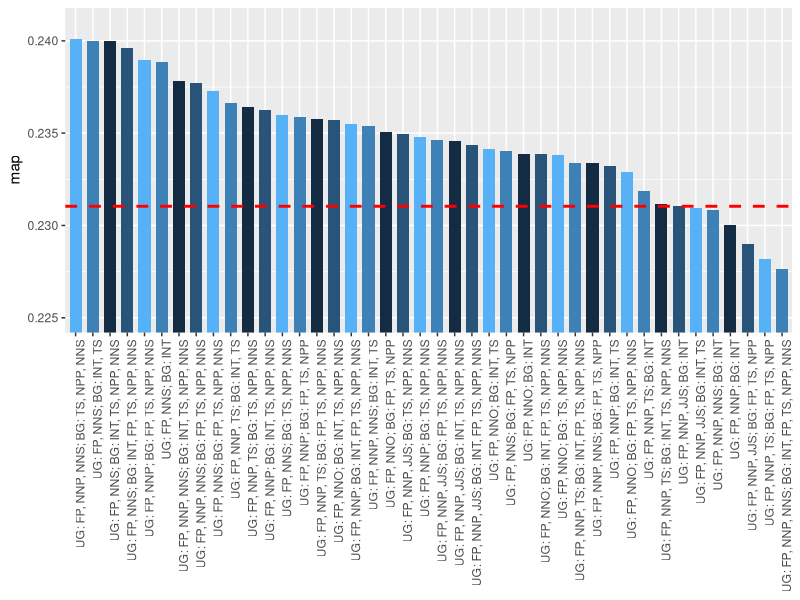

R code for this plot:
library(ggplot2)
library(dplyr)

combos <- c(
  "UG: FP, NNO; BG: TS, NPP, NNS",
  "UG: FP, NNO; BG: INT",
  "UG: FP, NNO; BG: INT, TS",
  "UG: FP, NNO; BG: INT, TS, NPP, NNS",
  "UG: FP, NNO; BG: INT, FP, TS, NPP, NNS",
  "UG: FP, NNO; BG: FP, TS, NPP",
  "UG: FP, NNO; BG: FP, TS, NPP, NNS",
  "UG: FP, NNP, TS; BG: TS, NPP, NNS",
  "UG: FP, NNP, TS; BG: INT",
  "UG: FP, NNP, TS; BG: INT, TS",
  "UG: FP, NNP, TS; BG: INT, TS, NPP, NNS",
  "UG: FP, NNP, TS; BG: INT, FP, TS, NPP, NNS",
  "UG: FP, NNP, TS; BG: FP, TS, NPP",
  "UG: FP, NNP, TS; BG: FP, TS, NPP, NNS",
  "UG: FP, NNP; BG: TS, NPP, NNS",
  "UG: FP, NNP; BG: INT",
  "UG: FP, NNP; BG: INT, TS",
  "UG: FP, NNP; BG: INT, TS, NPP, NNS",
  "UG: FP, NNP; BG: INT, FP, TS, NPP, NNS",
  "UG: FP, NNP; BG: FP, TS, NPP",
  "UG: FP, NNP; BG: FP, TS, NPP, NNS",
  "UG: FP, NNP, JJS; BG: TS, NPP, NNS",
  "UG: FP, NNP, JJS; BG: INT",
  "UG: FP, NNP, JJS; BG: INT, TS",
  "UG: FP, NNP, JJS; BG: INT, TS, NPP, NNS",
  "UG: FP, NNP, JJS; BG: INT, FP, TS, NPP, NNS",
  "UG: FP, NNP, JJS; BG: FP, TS, NPP",
  "UG: FP, NNP, JJS; BG: FP, TS, NPP, NNS",
  "UG: FP, NNP, NNS; BG: TS, NPP, NNS",
  "UG: FP, NNP, NNS; BG: INT",
  "UG: FP, NNP, NNS; BG: INT, TS",
  "UG: FP, NNP, NNS; BG: INT, TS, NPP, NNS",
  "UG: FP, NNP, NNS; BG: INT, FP, TS, NPP, NNS",
  "UG: FP, NNP, NNS; BG: FP, TS, NPP",
  "UG: FP, NNP, NNS; BG: FP, TS, NPP, NNS",
  "UG: FP, NNS; BG: TS, NPP, NNS",
  "UG: FP, NNS; BG: INT",
  "UG: FP, NNS; BG: INT, TS",
  "UG: FP, NNS; BG: INT, TS, NPP, NNS",
  "UG: FP, NNS; BG: INT, FP, TS, NPP, NNS",
  "UG: FP, NNS; BG: FP, TS, NPP",
  "UG: FP, NNS; BG: FP, TS, NPP, NNS"
  )

map <- c(
  0.23379,
  0.23386,
  0.23416,
  0.23569,
  0.23386,
  0.23508,
  0.23288,
  0.23642,
  0.23187,
  0.23663,
  0.23115,
  0.23339,
  0.22817,
  0.23578,
  0.23477,
  0.23003,
  0.23324,
  0.23628,
  0.23549,
  0.23590,
  0.23898,
  0.23493,
  0.23107,
  0.23093,
  0.23459,
  0.23436,
  0.22899,
  0.23465,
  0.24010,
  0.23083,
  0.23540,
  0.23782,
  0.22762,
  0.23337,
  0.23771,
  0.23597,
  0.23888,
  0.24000,
  0.23998,
  0.23960,
  0.23403,
  0.23731
  )

# p10 <- c(

#   )

datamap <- data.frame(combos, map) %>% arrange(desc(map))
datamap <- transform(datamap, combos=reorder(combos, -map))

plot <- ggplot(datamap, aes(x = factor(combos), y = map, fill = rep_len(c(3,2,0,1),length(combos)))) +
  geom_bar(stat = "identity", width=0.7) +
  theme(axis.text.x=element_text(angle=90,hjust=1), axis.title.x=element_blank(), legend.position="none") +
  coord_cartesian(ylim=c(0.225,0.241)) +
  geom_hline(aes(yintercept=0.23104), color="red", linetype="dashed", size=1)

ggsave("features-maps.eps", width=11, plot)

# datap10 <- data.frame(combos, p10) %>% arrange(desc(p10))
# datap10 <- transform(datap10, combos=reorder(combos, -p10))
# 
# plot <- ggplot(datap10, aes(x = factor(combos), y = p10, fill = rep_len(c(3,2,0,1),length(combos)))) +
#   geom_bar(stat = "identity", width=0.7) +
#   theme(axis.text.x=element_text(angle=90,hjust=1), axis.title.x=element_blank(), legend.position="none") +
#   coord_cartesian(ylim=c(0.225,0.241)) +
#   geom_hline(aes(yintercept=0.23093), color="red", linetype="dashed", size=1)
# 
# ggsave("features-p10s.eps", width=11, plot)